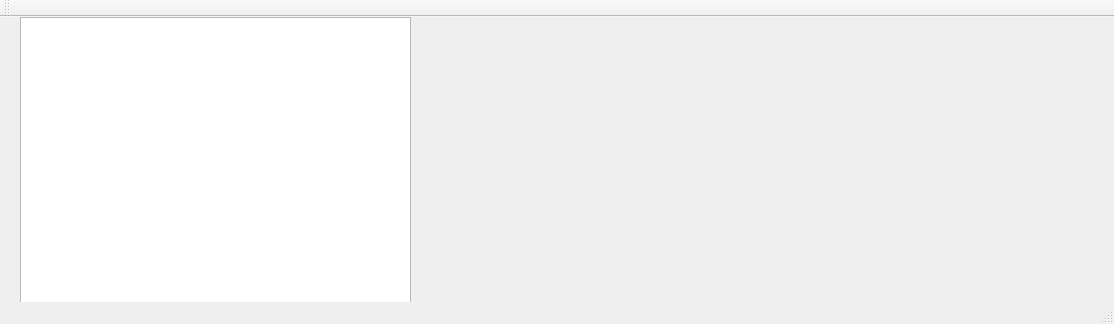
<?xml version="1.0" encoding="UTF-8"?>
<ui version="4.0">
 <class>MainWindow</class>
 <widget class="QMainWindow" name="MainWindow">
  <property name="geometry">
   <rect>
    <x>0</x>
    <y>0</y>
    <width>1114</width>
    <height>324</height>
   </rect>
  </property>
  <property name="windowTitle">
   <string>MainWindow</string>
  </property>
  <property name="iconSize">
   <size>
    <width>30</width>
    <height>30</height>
   </size>
  </property>
  <widget class="QWidget" name="centralWidget">
   <widget class="QListWidget" name="mylistWidget">
    <property name="geometry">
     <rect>
      <x>20</x>
      <y>0</y>
      <width>391</width>
      <height>321</height>
     </rect>
    </property>
    <property name="layoutDirection">
     <enum>Qt::LeftToRight</enum>
    </property>
    <property name="dragEnabled">
     <bool>true</bool>
    </property>
    <property name="dragDropMode">
     <enum>QAbstractItemView::DragDrop</enum>
    </property>
    <property name="defaultDropAction">
     <enum>Qt::MoveAction</enum>
    </property>
    <property name="flow">
     <enum>QListView::TopToBottom</enum>
    </property>
   </widget>
   <widget class="QWidget" name="myWidget" native="true">
    <property name="geometry">
     <rect>
      <x>480</x>
      <y>100</y>
      <width>120</width>
      <height>80</height>
     </rect>
    </property>
   </widget>
  </widget>
  <widget class="QMenuBar" name="menuBar">
   <property name="geometry">
    <rect>
     <x>0</x>
     <y>0</y>
     <width>1114</width>
     <height>18</height>
    </rect>
   </property>
  </widget>
  <widget class="QToolBar" name="mainToolBar">
   <attribute name="toolBarArea">
    <enum>TopToolBarArea</enum>
   </attribute>
   <attribute name="toolBarBreak">
    <bool>false</bool>
   </attribute>
  </widget>
  <widget class="QStatusBar" name="statusBar"/>
 </widget>
 <layoutdefault spacing="6" margin="11"/>
 <resources/>
 <connections/>
</ui>
